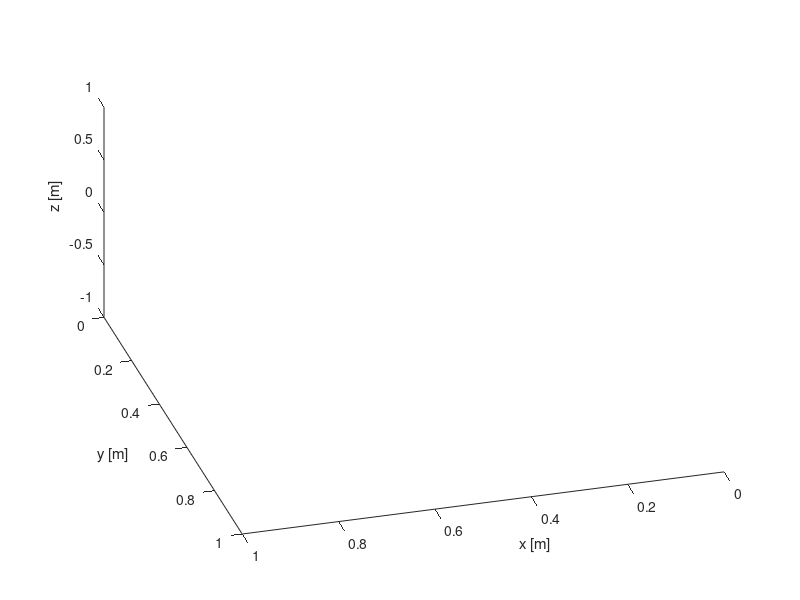

Source code (MATLAB): (Note: this script raises an error after producing the figure.)
clc;
clear;
close all;
clearvars -global;

% Add path to PATH solver
addpath("../supporting_quatlib");     addpath("../supporting_colli_funcs"); addpath("../supporting_random"); 
addpath("../supporting_kinlib");      addpath("../pathmexa64");             addpath("../supporting_colli_models");
addpath("../supporting_planninglib"); addpath("../supporting_visualize");   addpath("../supporting_other");

% Define global variables
global h;  global Tau; global beta; global dof; global safe_dist;
global count; global tree; global grasped_box;   global not_reached_flag;
global num_of_contacts; global task_dimen;  global closest_sofar_index;
global box_vertices_array; global box_normals_array;

rng(200);
% rng(5000000);
hfig  = figure(1); hold on; view(164, 47);
xlabel("x [m]"); ylabel("y [m]"); zlabel("z [m]");
%////////////////////////////////////////////////////////////////////////
%///////////////////////// Input set ////////////////////////////////////
%////////////////////////////////////////////////////////////////////////
% Holding object
% grasped_box = load("box_grasped2.mat");
grasped_box = load("box_grasped3_exp.mat");

% Initialize video (uncomment if you need to record the video)
myVideo = VideoWriter('myVideoFile'); %open video file
myVideo.FrameRate = 30;  %can adjust this, 5 - 10 works well for me
open(myVideo);
% close(myVideo);

%/////////////////// Inputs for window and wall /////////////////////////
window_position = [0.902; 0.013; 0.298];
% window_position = [0.850; 0.250; 0.30];
[~, box_vertices_array, box_normals_array] = get_obstacle_wall(window_position);

% /////////////// Inputs for generating random samples //////////////////
% Parameters to control the bounding box of sample generation
% box_h = 0.200; box_w = 0.800; box_d = 0.050; wall_thickness = 0.020;
box_h = 0.400; box_w = 0.800; box_d = 0.150; wall_thickness = 0.020;
% Get the bound on sample generation
[v1_min, v1_max, v2_min, v2_max] = bound_position_sample(window_position, box_h, box_w, box_d, wall_thickness);

% Planning algorithm parameters
beta = 0.02; Tau = 0.5; h = 0.01; reach_dist = 0.010;
dof = 7; safe_dist = 0.010; num_of_contacts = 7; count = 1; task_dimen = 6;

% Define initial joint configuration
theta_initial = [0.0947, -1.3848, -0.3447, 2.2595, 0.1863, -0.8544, -0.0747]';
[g_initial, ~] = FK_RealBaxter(theta_initial);
A = Mat2DQ(g_initial);

% Define goal pose of end-effector
% g_final = [g_initial(1:3, 1:3), [window_position(1)+0.050; window_position(2); window_position(3)]; zeros(1, 3), 1];
theta_final = [-1.3061, -0.5065, 0.4091, 0.9871, -0.4022, -0.4525, 0.0855]';
[g_final, ~] = FK_RealBaxter(theta_final);
R_g_final = g_final(1:3, 1:3);
B = Mat2DQ(g_final);

scatter3(g_initial(1, 4), g_initial(2, 4), g_initial(3, 4), 'r', 'filled');
hold on;
scatter3(g_final(1, 4), g_final(2, 4), g_final(3, 4), 'g', 'filled');
%////////////////////// End of input set ////////////////////////////////

%%%%%%%%%%%%%%%%%%%% Initialize %%%%%%%%%%%%%%%%%%%
count = 1; theta_SCLERP(:, count) = theta_initial;

%%%%%%%%%%%%%%%%%%%% Planning loop %%%%%%%%%%%%%%%%%%%
% Initiate the tree
initial_dist = norm(g_final(1:3, 4) - g_initial(1:3, 4));
% the last element of this array is the parent node index
tree.nodes = [g_initial(1:3, 4)', rotm2quat(g_initial(1:3, 1:3)), 0];
tree.nodesDQ = A;
tree.nodesAng = theta_initial';
tree.node_count = 1;
tree.edges = [];              % To do: find the edges

% Main loop of iterative motion plan using PATH solver
old_small = 100;
while tree.node_count < 1000
    
    %%%%%%%%%% Generate a temporary random goal pose %%%%%%%%%%%%%%
    if old_small > 0.020
        choose_side = randi([1, 3]);
    else
        choose_side = randi([2, 3]);
    end
    
    if choose_side == 1
        rand_pose1 = generate_rand_se3(v1_min, v1_max);
    elseif choose_side == 2
        rand_pose1 = generate_rand_se3([window_position(1)-0.010, window_position(2)-0.100, window_position(2)-0.100], [window_position(1)+0.010, window_position(2)+0.100, window_position(2)+0.100]);
    else
        rand_pose1 = generate_rand_se3(v2_min, v2_max);
    end
    
    position_rand = rand_pose1(1:3);
    g_rand = [quat2rotm(rand_pose1(4:end)'), position_rand; 0, 0, 0, 1];
    DQ_rand = Mat2DQ(g_rand);
    
    %%%%% Find the closest node of g_rand from the tree %%%%%%%%%
    [closest_node_indx, closest_dist] = find_closest_node(g_rand);
    position_closest = tree.nodes(closest_node_indx, 1:3);
    DQ_closest = tree.nodesDQ(closest_node_indx, :);
    theta0 = tree.nodesAng(closest_node_indx, :)';
    
    %%%%%%% Move DQ_closest to DQ_rand %%%%%%%%%%%%%
    [achieved_g, achieved_DQ, achieved_jointvec] = get2goal(theta0, DQ_closest, DQ_rand);
    [not_reached_flag, old_small] = addNodes2TreeStep(achieved_g, closest_node_indx, achieved_jointvec, old_small, B);
    if ~not_reached_flag
        break;
    end
    
    %%%%%%% Move DQ_closest to DQ_final %%%%%%%%%%%%%
    [achieved_g2, achieved_DQ2, achieved_jointvec2] = get2goal(theta0, DQ_closest, B);
    [not_reached_flag, old_small] = addNodes2TreeStep(achieved_g2, closest_node_indx, achieved_jointvec2, old_small, B);
    if ~not_reached_flag
        break;
    end    
end

% Extract the path
path_node_ind = extract_rrt_path2(closest_sofar_index);

% Visualize
motion_angle_vec = [];
for nd_idx = 2:length(path_node_ind)-1
    th_init = tree.nodesAng(path_node_ind(nd_idx), :)';
    DQ_A = tree.nodesDQ(path_node_ind(nd_idx), :);
    DQ_B = tree.nodesDQ(path_node_ind(nd_idx+1), :);
    [~, ~, ~, theta_vec] = get2goal_video(th_init, DQ_A, DQ_B, myVideo);
    motion_angle_vec = [motion_angle_vec, theta_vec];
end
close(myVideo);

% Save tree and path
save("data_seed5000000.mat", "tree", "path_node_ind", "motion_angle_vec");
fprintf("Data saved in file named data_seed5000000.mat");

% Write data to a file
writeTraj2file("data_seed5000000.mat");
